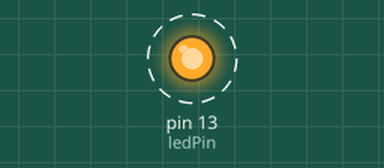
Bench run of a sketch on a simulated Arduino Uno, built with avr-gcc and run on an emulated ATmega328P. Parts: output pins drawn as LEDs (lit = HIGH). Dashed ring = blinking.

Above: at 0.05 s.
Timing chart, 0 to 3.0 s (numbered marks = the images above):
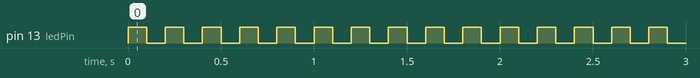

Measured:
- by itself, pin 13 (ledPin): alternates HIGH for 0.10 s and LOW for 0.10 s

The sketch:

blink.ino
```cpp
int ledPin = 13;

void setup() {
  // put your setup code here, to run once:
  pinMode(ledPin, OUTPUT);
}

void loop() {
   flash(1, 100);
}

void flash(int n, int delayPeriod)
{
  for (int i = 0; i < n; i ++)
  {
    digitalWrite(ledPin, HIGH);
    delay(delayPeriod);
    digitalWrite(ledPin, LOW);
    delay(delayPeriod);
  }
}
```
